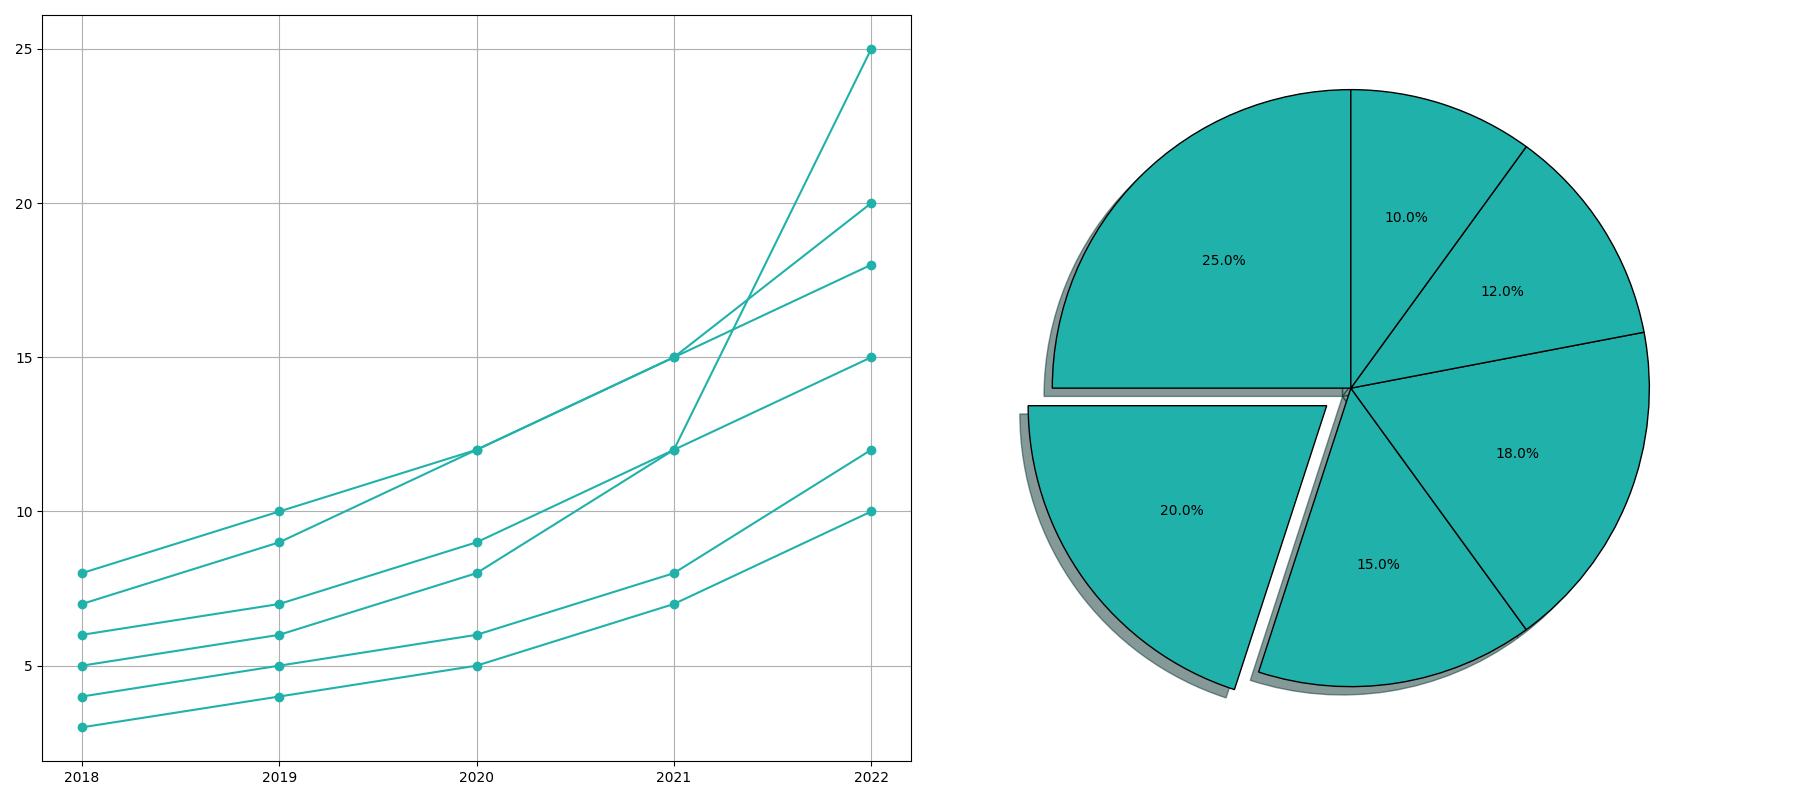

Python code for this plot:
import matplotlib.pyplot as plt

# Define the data for the pie chart
market_share = [25, 20, 15, 18, 12, 10]

# Choose a consistent color for all data groups
single_color = '#20B2AA'  # Light Sea Green

# Data showing the growth of categories over years
years = ['2018', '2019', '2020', '2021', '2022']
growth_data = {
    'Books': [5, 6, 8, 12, 25],
    'Electronics': [7, 9, 12, 15, 20],
    'Clothing': [6, 7, 9, 12, 15],
    'Groceries': [8, 10, 12, 15, 18],
    'Household Items': [4, 5, 6, 8, 12],
    'Others': [3, 4, 5, 7, 10]
}

fig, ax = plt.subplots(1, 2, figsize=(18, 8))

# Create the line chart on the first subplot
for data in growth_data.values():
    ax[0].plot(years, data, marker='o', color=single_color)

ax[0].grid(True)

# Create the pie chart on the second subplot
explode = (0, 0.1, 0, 0, 0, 0)
ax[1].pie(market_share, autopct='%1.1f%%', startangle=90, 
          colors=[single_color]*len(market_share), shadow=True, explode=explode, wedgeprops={'edgecolor': 'black'})

plt.tight_layout()
plt.show()
